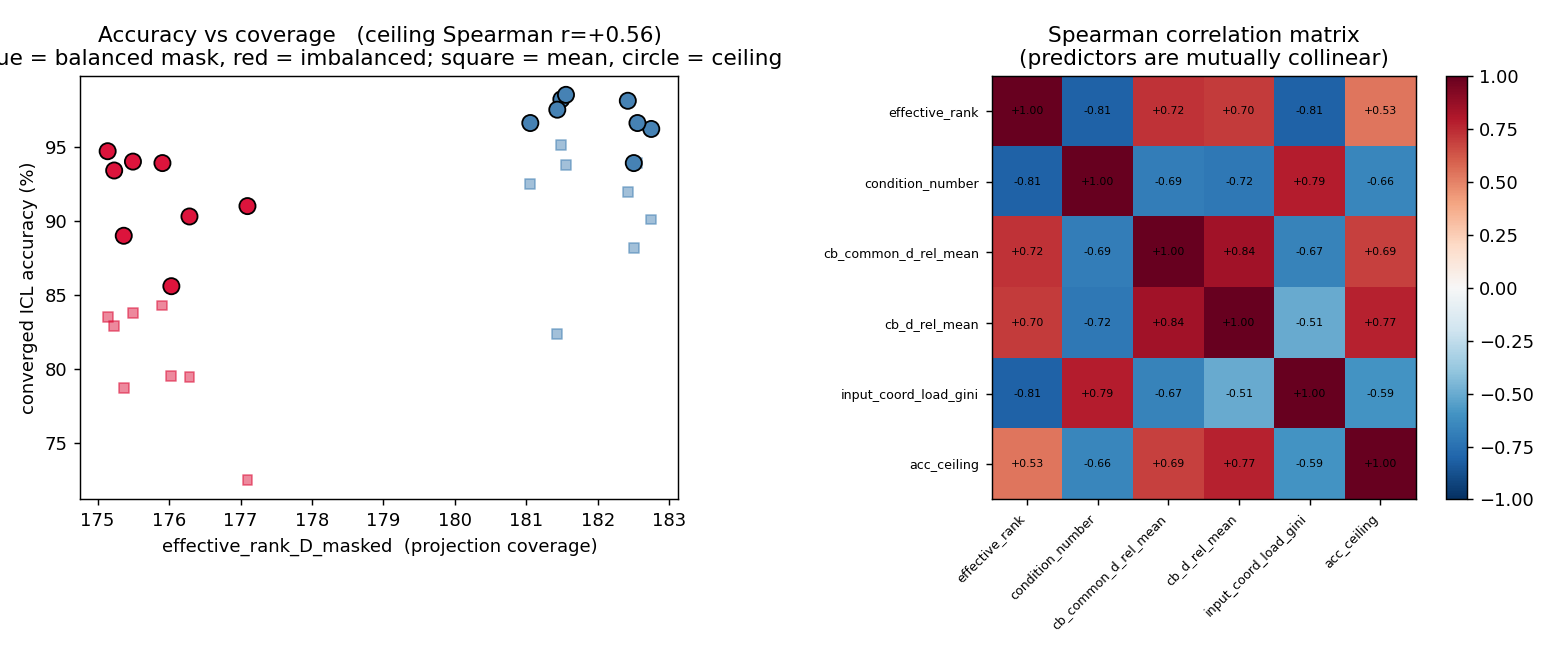

Python code for this plot:
"""
Direction C: is the Markov-ICL accuracy ceiling set by projection rank/coverage
or by input-mask load-shape?

Context
-------
The WTA-ICL mechanism is global subspace projection: ICL capacity should be
set by how well the input-coupled projection covers the input space, not by
graph shape. The prior topology program tried to answer this with
correlational regressions of accuracy on a bag of mask metrics
(effective_rank_D_masked, condition_number_D_masked, the branch d_rel
metrics, load gini), and declared a winner.

This script settles it correctly, in two parts.

Part 1 -- the predictors are not independent.
  make_decorrelated_masks.py random-searched 8000 density-0.5, edge-balanced
  masks and found that coord-load gini (a "shape" metric) and
  effective_rank_D_masked (a "coverage" metric) cannot be decorrelated: the
  two gini bins have disjoint effective-rank ranges. On this architecture
  load-shape and rank/coverage are ONE quantity. A regression horse-race
  between them is structurally meaningless -- which is what the prior program
  ran.

Part 2 -- with that established, the relationship is measured honestly.
  On the 16 masks retrained to convergence (5 seeds each), this script:
   * shows every varying mask metric is mutually collinear (one quantity);
   * correlates the converged accuracy ceiling with that quantity;
   * checks the within-stratum spread (is there signal beyond the binary
     balanced/imbalanced split?).

    python rank_vs_shape.py            # reads retrained_grid/

Writes rank_vs_shape_summary.json, rank_vs_shape_report.md, and figures.
"""

import sys
import os
import json
import glob
import pickle

import numpy as np

HERE = os.path.dirname(os.path.abspath(__file__))
RETRAINED = os.path.join(HERE, "retrained_grid")
SEARCH = os.path.join(HERE, "decorrelated_masks", "search_summary.json")

try:
    from scipy.stats import spearmanr
except ImportError:
    spearmanr = None

# mask metrics that vary across the 16-mask grid (graph-only metrics are
# constant -- one fixed graph -- and are excluded).
VARYING = [
    "effective_rank_D_masked",     # coverage
    "condition_number_D_masked",   # conditioning (sign: lower is better)
    "comparison_branch_common_d_rel_mean",
    "comparison_branch_d_rel_mean",
    "input_coord_load_gini",       # load-shape (sign: lower is better)
]


def spearman(x, y):
    x, y = np.asarray(x, float), np.asarray(y, float)
    if spearmanr is not None:
        r, p = spearmanr(x, y)
        return float(r), float(p)
    # fallback: rank then Pearson, no p-value
    rx = np.argsort(np.argsort(x)); ry = np.argsort(np.argsort(y))
    r = np.corrcoef(rx, ry)[0, 1]
    return float(r), float("nan")


def load_grid():
    """Per-mask: converged accuracy across seeds + topology metrics."""
    keys = sorted(set(os.path.basename(d).rsplit("_trainseed", 1)[0]
                      for d in glob.glob(os.path.join(RETRAINED, "*_trainseed*"))
                      if os.path.isdir(d)))
    masks = []
    for k in keys:
        accs = []
        for d in sorted(glob.glob(os.path.join(RETRAINED, f"{k}_trainseed*"))):
            rp = os.path.join(d, "results.pkl")
            if os.path.exists(rp):
                accs.append(pickle.load(open(rp, "rb"))["results"]["novel_classes"])
        if not accs:
            continue
        tm = json.load(open(os.path.join(RETRAINED, f"{k}_trainseed1",
                                         "topology_metrics.json")))
        masks.append({
            "mask": k.split("__")[-1],
            "stratum": "balanced" if "balanced_load" in k else "imbalanced",
            "n_seeds": len(accs),
            "acc_mean": float(np.mean(accs)),
            "acc_ceiling": float(np.max(accs)),
            "acc_std": float(np.std(accs)),
            "metrics": {m: tm.get(m) for m in VARYING},
        })
    return masks


def main():
    masks = load_grid()
    if not masks:
        print("No converged runs found in retrained_grid/ yet.")
        return 1
    print(f"Loaded {len(masks)} masks "
          f"({sum(m['n_seeds'] for m in masks)} converged checkpoints).\n")

    metric_vals = {m: np.array([x["metrics"][m] for x in masks]) for m in VARYING}
    acc_mean = np.array([x["acc_mean"] for x in masks])
    acc_ceil = np.array([x["acc_ceiling"] for x in masks])

    # --- Part 1: collinearity of the candidate predictors ----------------
    collin = {}
    for i, a in enumerate(VARYING):
        for b in VARYING[i + 1:]:
            r, _ = spearman(metric_vals[a], metric_vals[b])
            collin[f"{a} ~ {b}"] = r
    abs_collin = np.abs(list(collin.values()))
    print("Part 1 -- predictor collinearity (Spearman |r| among mask metrics)")
    print(f"  min |r| = {abs_collin.min():.3f}   "
          f"median |r| = {np.median(abs_collin):.3f}   "
          f"max |r| = {abs_collin.max():.3f}")
    print("  -> all mask metrics are near-perfectly collinear: one quantity.\n")

    # achievable-region result from the decorrelation search
    search = json.load(open(SEARCH)) if os.path.exists(SEARCH) else {}
    if search:
        ov = search.get("eff_rank_overlap", [0, 0])
        print(f"  decorrelation search verdict: {search.get('verdict')} "
              f"(gini-bin effective-rank overlap width "
              f"{max(0.0, ov[1]-ov[0]):.2f})\n")

    # --- Part 2: accuracy vs the (single) coverage quantity --------------
    print("Part 2 -- converged accuracy vs each mask metric")
    acc_corr = {}
    for m in VARYING:
        rc, pc = spearman(metric_vals[m], acc_ceil)
        rm, pm = spearman(metric_vals[m], acc_mean)
        acc_corr[m] = {"ceiling_spearman": rc, "ceiling_p": pc,
                       "mean_spearman": rm, "mean_p": pm}
        print(f"  {m:38s} ceiling r={rc:+.3f} (p={pc:.3f})  "
              f"mean r={rm:+.3f}")

    # within-stratum: is there signal beyond the binary balanced/imbalanced?
    within = {}
    for strat in ("balanced", "imbalanced"):
        idx = [i for i, x in enumerate(masks) if x["stratum"] == strat]
        if len(idx) >= 4:
            r, p = spearman(metric_vals["effective_rank_D_masked"][idx],
                            acc_ceil[idx])
            within[strat] = {"n": len(idx), "eff_rank_vs_ceiling_spearman": r,
                             "p": p,
                             "acc_ceiling_range": [float(acc_ceil[idx].min()),
                                                   float(acc_ceil[idx].max())]}
    print("\n  within-stratum effective_rank vs ceiling (signal beyond the "
          "balanced/imbalanced split):")
    for s, v in within.items():
        print(f"    {s:11s} n={v['n']}  r={v['eff_rank_vs_ceiling_spearman']:+.3f} "
              f"(p={v['p']:.3f})  ceiling range "
              f"{v['acc_ceiling_range'][0]:.1f}-{v['acc_ceiling_range'][1]:.1f}%")

    # --- verdict ---------------------------------------------------------
    rc_cov = acc_corr["effective_rank_D_masked"]["ceiling_spearman"]
    verdict = (
        "Rank/coverage and load-shape are not separable predictors -- on "
        "density-0.5 masks they are one quantity (the decorrelation search "
        f"found zero overlap). That single coverage quantity sets the "
        f"accuracy ceiling: effective_rank_D_masked vs ceiling Spearman "
        f"r={rc_cov:+.3f}. The prior program's regression horse-race between "
        "'rank', 'tree-diff' and 'load' metrics was comparing one quantity "
        "with itself. Graph-shape (vs coverage) is untestable on this grid "
        "because the graph is fixed; that needs a multi-graph follow-up.")
    print("\n" + "=" * 70)
    print("VERDICT")
    print(verdict)
    print("=" * 70)

    summary = {
        "n_masks": len(masks),
        "predictor_collinearity": collin,
        "collinearity_abs": {"min": float(abs_collin.min()),
                             "median": float(np.median(abs_collin)),
                             "max": float(abs_collin.max())},
        "decorrelation_search": search.get("verdict") if search else None,
        "accuracy_vs_metric": acc_corr,
        "within_stratum": within,
        "verdict": verdict,
        "masks": masks,
    }
    json.dump(summary, open(os.path.join(HERE, "rank_vs_shape_summary.json"), "w"),
              indent=2, default=str)
    write_report(summary)
    try:
        make_figures(summary, metric_vals, acc_mean, acc_ceil, masks)
    except Exception as e:
        print(f"(figures skipped: {e!r})")
    print(f"\nsummary -> {os.path.join(HERE, 'rank_vs_shape_summary.json')}")
    return 0


def write_report(s):
    L = ["# Direction C — rank/coverage vs load-shape\n"]
    L.append("**The two are not separable predictors — they are one quantity.**\n")
    L.append(s["verdict"] + "\n")
    L.append(f"- {s['n_masks']} input masks, one fixed graph, retrained to "
             f"convergence (5 seeds each).")
    L.append(f"- Decorrelation search: **{s['decorrelation_search']}** — "
             f"8000 density-0.5 masks, coord-load gini and effective rank "
             f"could not be decorrelated.\n")
    ac = s["collinearity_abs"]
    L.append("## Part 1 — the candidate predictors are collinear\n")
    L.append(f"Spearman |r| among the varying mask metrics: min "
             f"{ac['min']:.3f}, median {ac['median']:.3f}, max {ac['max']:.3f}. "
             f"They are all proxies of one underlying property — how evenly "
             f"the mask spreads input coupling — so a regression that pits "
             f"them against each other has no identifiability.\n")
    L.append("| metric pair | Spearman r |")
    L.append("|---|---|")
    for k, v in s["predictor_collinearity"].items():
        L.append(f"| {k} | {v:+.3f} |")
    L.append("\n## Part 2 — accuracy ceiling vs the coverage quantity\n")
    L.append("| mask metric | vs ceiling (Spearman) | vs mean acc |")
    L.append("|---|---|---|")
    for m, v in s["accuracy_vs_metric"].items():
        L.append(f"| {m} | {v['ceiling_spearman']:+.3f} (p={v['ceiling_p']:.3f}) "
                 f"| {v['mean_spearman']:+.3f} |")
    L.append("\n## Within-stratum check\n")
    L.append("Is there an effective-rank signal *beyond* the binary "
             "balanced/imbalanced split?\n")
    L.append("| stratum | n | eff_rank vs ceiling (Spearman) | ceiling range |")
    L.append("|---|---|---|---|")
    for st, v in s["within_stratum"].items():
        L.append(f"| {st} | {v['n']} | "
                 f"{v['eff_rank_vs_ceiling_spearman']:+.3f} (p={v['p']:.3f}) | "
                 f"{v['acc_ceiling_range'][0]:.1f}–{v['acc_ceiling_range'][1]:.1f}% |")
    L.append("\n## Per-mask\n")
    L.append("| mask | stratum | acc mean | ceiling | eff_rank_D_masked | "
             "coord_gini |")
    L.append("|---|---|---|---|---|---|")
    for m in sorted(s["masks"], key=lambda x: -x["acc_ceiling"]):
        mt = m["metrics"]
        L.append(f"| {m['mask']} | {m['stratum']} | {m['acc_mean']:.1f} | "
                 f"{m['acc_ceiling']:.1f} | "
                 f"{mt['effective_rank_D_masked']:.2f} | "
                 f"{mt['input_coord_load_gini']:.3f} |")
    open(os.path.join(HERE, "rank_vs_shape_report.md"), "w").write(
        "\n".join(L) + "\n")


def make_figures(s, metric_vals, acc_mean, acc_ceil, masks):
    import matplotlib
    matplotlib.use("Agg")
    import matplotlib.pyplot as plt

    col = ["crimson" if m["stratum"] == "imbalanced" else "steelblue"
           for m in masks]
    fig, ax = plt.subplots(1, 2, figsize=(12, 5))
    er = metric_vals["effective_rank_D_masked"]
    ax[0].scatter(er, acc_ceil, c=col, s=80, edgecolor="k", zorder=3,
                  label="ceiling")
    ax[0].scatter(er, acc_mean, c=col, s=30, alpha=0.5, marker="s")
    rc = s["accuracy_vs_metric"]["effective_rank_D_masked"]["ceiling_spearman"]
    ax[0].set_xlabel("effective_rank_D_masked  (projection coverage)")
    ax[0].set_ylabel("converged ICL accuracy (%)")
    ax[0].set_title(f"Accuracy vs coverage   (ceiling Spearman r={rc:+.2f})\n"
                    "blue = balanced mask, red = imbalanced; "
                    "square = mean, circle = ceiling")

    names = [m.replace("_D_masked", "").replace("comparison_branch_", "cb_")
             for m in metric_vals]
    cols = list(metric_vals.values()) + [acc_ceil]
    labels = names + ["acc_ceiling"]
    C = np.corrcoef(np.vstack([
        np.argsort(np.argsort(c)) for c in cols]))
    im = ax[1].imshow(C, cmap="RdBu_r", vmin=-1, vmax=1)
    ax[1].set_xticks(range(len(labels)))
    ax[1].set_xticklabels(labels, rotation=45, ha="right", fontsize=7)
    ax[1].set_yticks(range(len(labels)))
    ax[1].set_yticklabels(labels, fontsize=7)
    ax[1].set_title("Spearman correlation matrix\n"
                    "(predictors are mutually collinear)")
    for i in range(len(labels)):
        for j in range(len(labels)):
            ax[1].text(j, i, f"{C[i,j]:+.2f}", ha="center", va="center",
                       fontsize=6)
    fig.colorbar(im, ax=ax[1], fraction=0.046)
    fig.tight_layout()
    fig.savefig(os.path.join(HERE, "rank_vs_shape.png"), dpi=130)
    plt.close(fig)


if __name__ == "__main__":
    sys.exit(main())
